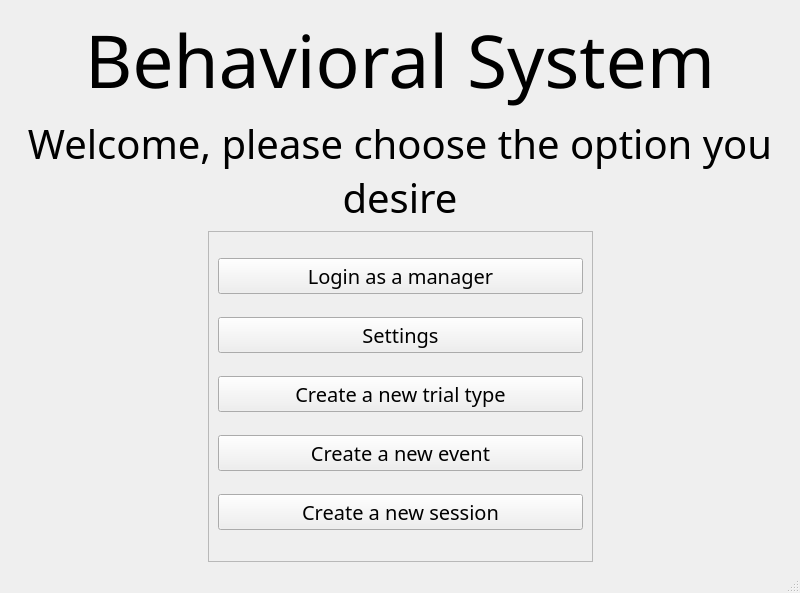
<?xml version="1.0" encoding="UTF-8"?>
<ui version="4.0">
 <class>MainWindow</class>
 <widget class="QMainWindow" name="MainWindow">
  <property name="geometry">
   <rect>
    <x>0</x>
    <y>0</y>
    <width>800</width>
    <height>593</height>
   </rect>
  </property>
  <property name="windowTitle">
   <string>MainWindow</string>
  </property>
  <widget class="QWidget" name="centralwidget">
   <layout class="QVBoxLayout" name="verticalLayout_3">
    <item>
     <layout class="QGridLayout" name="gridLayout" columnstretch="1,2,1">
      <item row="2" column="1">
       <widget class="QScrollArea" name="scrollArea">
        <property name="font">
         <font>
          <family>Gabriola</family>
          <pointsize>15</pointsize>
         </font>
        </property>
        <property name="widgetResizable">
         <bool>true</bool>
        </property>
        <widget class="QWidget" name="scrollAreaWidgetContents">
         <property name="geometry">
          <rect>
           <x>0</x>
           <y>0</y>
           <width>382</width>
           <height>325</height>
          </rect>
         </property>
         <layout class="QVBoxLayout" name="verticalLayout">
          <item>
           <widget class="QPushButton" name="manager_login_pushButton">
            <property name="text">
             <string>Login as a manager</string>
            </property>
           </widget>
          </item>
          <item>
           <widget class="QPushButton" name="settings_pushButton">
            <property name="text">
             <string>Settings</string>
            </property>
           </widget>
          </item>
          <item>
           <widget class="QPushButton" name="create_trial_type_pushButton">
            <property name="text">
             <string>Create a new trial type</string>
            </property>
           </widget>
          </item>
          <item>
           <widget class="QPushButton" name="create_event_pushButton">
            <property name="text">
             <string>Create a new event</string>
            </property>
           </widget>
          </item>
          <item>
           <widget class="QPushButton" name="pushButton">
            <property name="text">
             <string>Create a new session</string>
            </property>
           </widget>
          </item>
         </layout>
        </widget>
       </widget>
      </item>
      <item row="2" column="2">
       <spacer name="horizontalSpacer">
        <property name="orientation">
         <enum>Qt::Horizontal</enum>
        </property>
        <property name="sizeHint" stdset="0">
         <size>
          <width>40</width>
          <height>20</height>
         </size>
        </property>
       </spacer>
      </item>
      <item row="1" column="0" colspan="3">
       <widget class="QLabel" name="explenation_label">
        <property name="sizePolicy">
         <sizepolicy hsizetype="Minimum" vsizetype="Minimum">
          <horstretch>0</horstretch>
          <verstretch>0</verstretch>
         </sizepolicy>
        </property>
        <property name="minimumSize">
         <size>
          <width>400</width>
          <height>80</height>
         </size>
        </property>
        <property name="maximumSize">
         <size>
          <width>16777215</width>
          <height>134</height>
         </size>
        </property>
        <property name="baseSize">
         <size>
          <width>0</width>
          <height>0</height>
         </size>
        </property>
        <property name="font">
         <font>
          <family>Gabriola</family>
          <pointsize>30</pointsize>
          <weight>50</weight>
          <italic>false</italic>
          <bold>false</bold>
         </font>
        </property>
        <property name="mouseTracking">
         <bool>false</bool>
        </property>
        <property name="tabletTracking">
         <bool>false</bool>
        </property>
        <property name="acceptDrops">
         <bool>false</bool>
        </property>
        <property name="toolTip">
         <string/>
        </property>
        <property name="styleSheet">
         <string notr="true">font: 30pt &quot;Gabriola&quot;;</string>
        </property>
        <property name="frameShape">
         <enum>QFrame::NoFrame</enum>
        </property>
        <property name="frameShadow">
         <enum>QFrame::Sunken</enum>
        </property>
        <property name="lineWidth">
         <number>1</number>
        </property>
        <property name="midLineWidth">
         <number>0</number>
        </property>
        <property name="text">
         <string>Welcome, please choose the option you desire</string>
        </property>
        <property name="scaledContents">
         <bool>false</bool>
        </property>
        <property name="alignment">
         <set>Qt::AlignCenter</set>
        </property>
        <property name="wordWrap">
         <bool>true</bool>
        </property>
        <property name="margin">
         <number>0</number>
        </property>
        <property name="indent">
         <number>-1</number>
        </property>
        <property name="openExternalLinks">
         <bool>false</bool>
        </property>
       </widget>
      </item>
      <item row="0" column="0" colspan="3">
       <widget class="QLabel" name="headline_label">
        <property name="sizePolicy">
         <sizepolicy hsizetype="Minimum" vsizetype="Minimum">
          <horstretch>0</horstretch>
          <verstretch>0</verstretch>
         </sizepolicy>
        </property>
        <property name="minimumSize">
         <size>
          <width>400</width>
          <height>80</height>
         </size>
        </property>
        <property name="maximumSize">
         <size>
          <width>16777215</width>
          <height>134</height>
         </size>
        </property>
        <property name="baseSize">
         <size>
          <width>0</width>
          <height>0</height>
         </size>
        </property>
        <property name="font">
         <font>
          <family>Gabriola</family>
          <pointsize>55</pointsize>
          <weight>50</weight>
          <italic>false</italic>
          <bold>false</bold>
         </font>
        </property>
        <property name="mouseTracking">
         <bool>false</bool>
        </property>
        <property name="tabletTracking">
         <bool>false</bool>
        </property>
        <property name="acceptDrops">
         <bool>false</bool>
        </property>
        <property name="toolTip">
         <string/>
        </property>
        <property name="styleSheet">
         <string notr="true">font: 55pt &quot;Gabriola&quot;;</string>
        </property>
        <property name="frameShape">
         <enum>QFrame::NoFrame</enum>
        </property>
        <property name="frameShadow">
         <enum>QFrame::Sunken</enum>
        </property>
        <property name="lineWidth">
         <number>1</number>
        </property>
        <property name="midLineWidth">
         <number>0</number>
        </property>
        <property name="text">
         <string>Behavioral System</string>
        </property>
        <property name="scaledContents">
         <bool>false</bool>
        </property>
        <property name="alignment">
         <set>Qt::AlignCenter</set>
        </property>
        <property name="wordWrap">
         <bool>true</bool>
        </property>
        <property name="margin">
         <number>0</number>
        </property>
        <property name="indent">
         <number>-1</number>
        </property>
        <property name="openExternalLinks">
         <bool>false</bool>
        </property>
       </widget>
      </item>
      <item row="2" column="0">
       <spacer name="horizontalSpacer_2">
        <property name="orientation">
         <enum>Qt::Horizontal</enum>
        </property>
        <property name="sizeHint" stdset="0">
         <size>
          <width>40</width>
          <height>20</height>
         </size>
        </property>
       </spacer>
      </item>
     </layout>
    </item>
   </layout>
  </widget>
  <widget class="QStatusBar" name="statusbar"/>
 </widget>
 <resources/>
 <connections/>
</ui>
